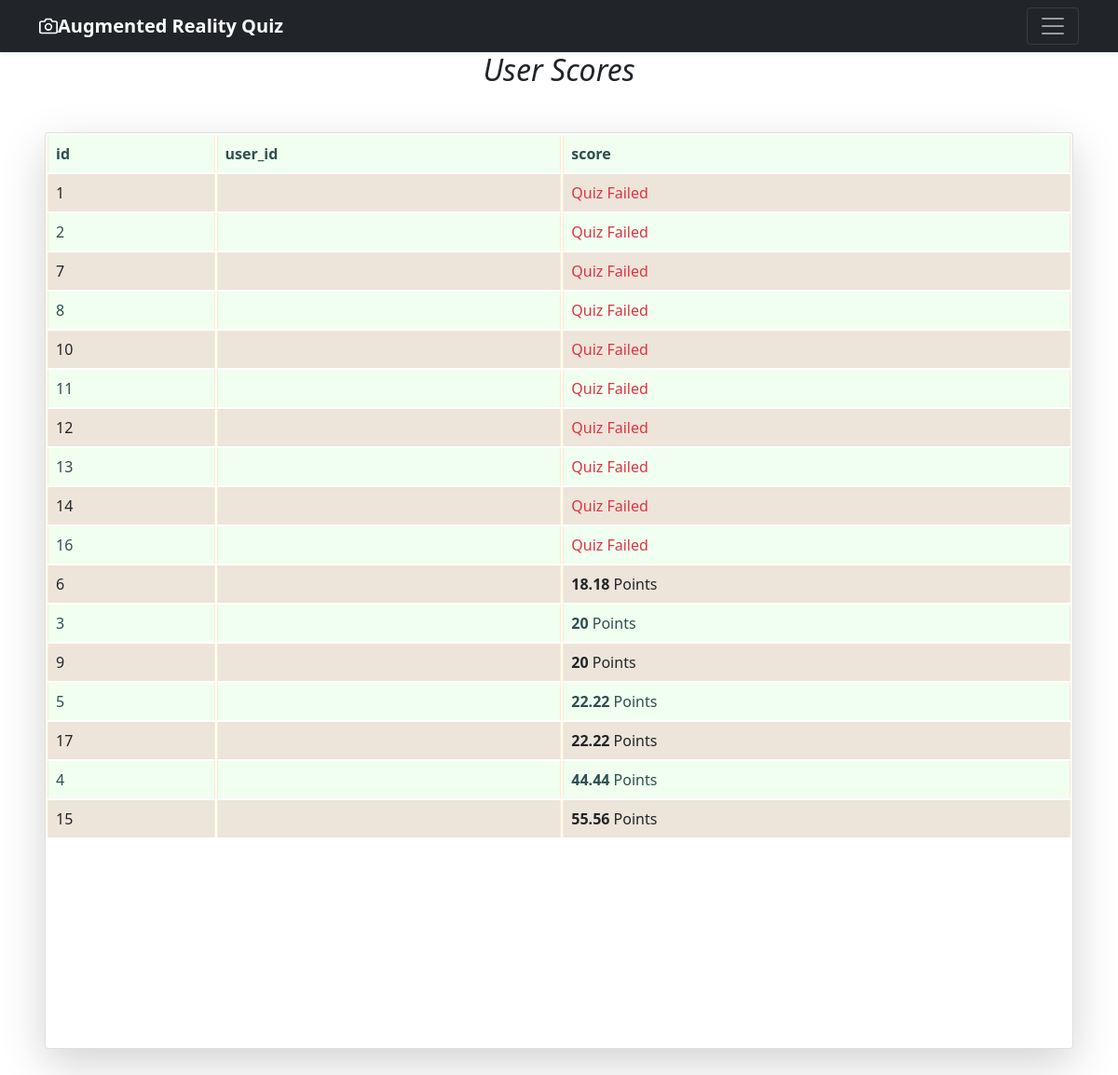
The page /score on the database as committed earlier.
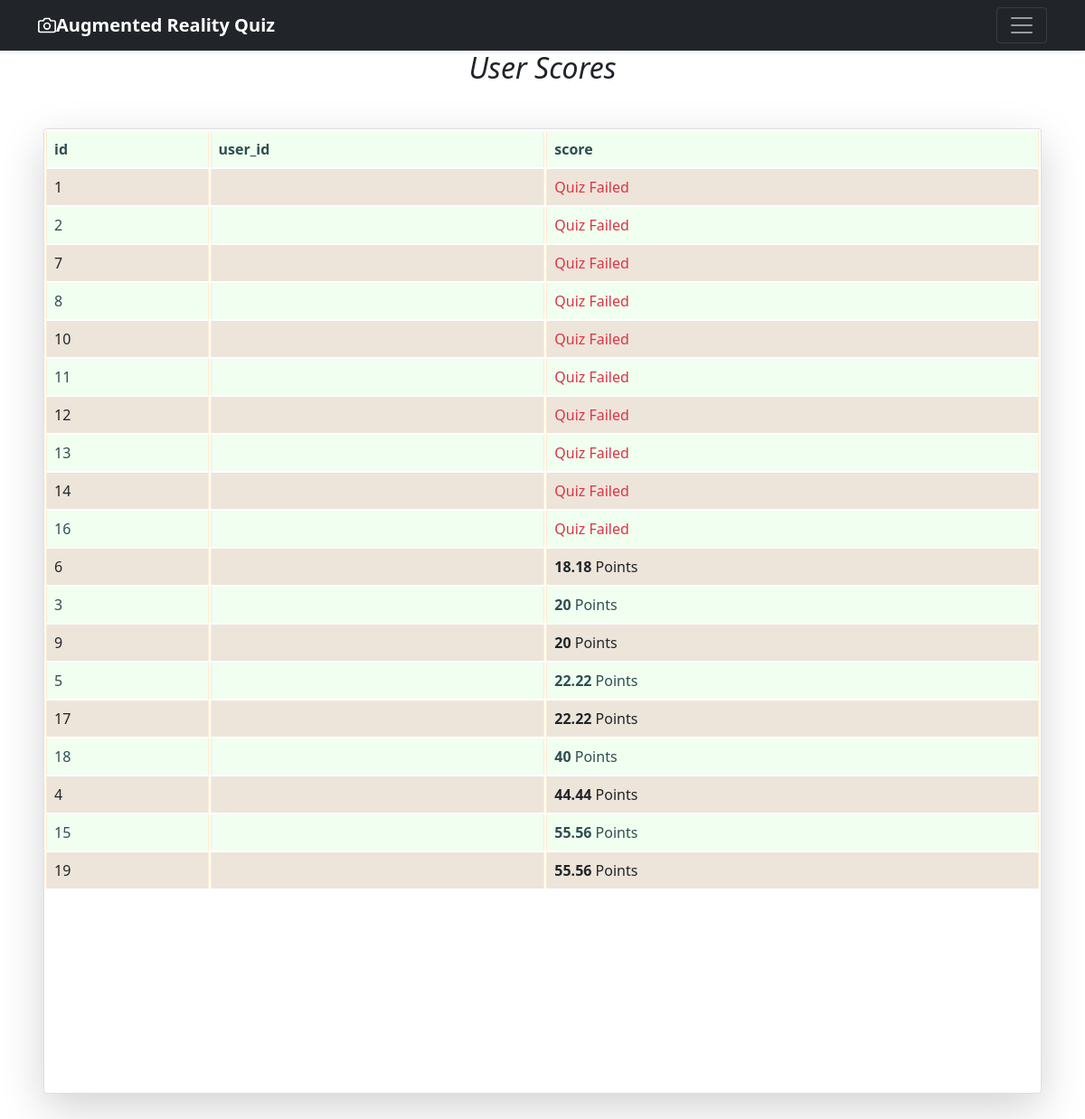
The same page on the database as committed later.
### database.py (models this page shows, shortened)
class Score(Base):
    __tablename__= "Scores"
    id = Column(Integer,primary_key=True)
    user_id = Column(Integer, ForeignKey('users.id'))
    score = Column(Integer,default=0)
    created_on=Column(DateTime, default=datetime.now)

### app.py (the view)
@app.route('/score')
def score():
    db=opendb()
    scores=db.query(Score).filter(Score.user_id==session.get('user_id',1)).order_by(Score.score)
    db.close()
    return render_template('score.html',scores=scores)

### app.py (called while the page is built)
def opendb():
    engine = create_engine("sqlite:///db.sqlite",echo=True)
    Session = sessionmaker(bind=engine)
    return Session()

### templates/score.html (shortened to what this page needs)
{% extends 'base.html' %}
{% block body %}
<i class="fa fa-align-center" aria-hidden="true"><center><h2>User Scores</h2></center></i>
<div class="card shadow-lg m-5">
    <table class="table table-striped table-bordered table-inverse table-responsive">
        <thead class="thead-inverse|thead-default">
            <tr>
                <th><b>id</b></th>
                <th><b>user_id</b></th>
                <th><b>score</b></th>
            </tr>
        </thead>
        <tbody>
            {% for item in scores %}
            <tr>
                <td >{{item.id}}</td>
                <td >{{session.email}}</td>
                <td >
                    {% if item.score==0 %}
                            <span class="text-danger">Quiz Failed</span>
                    {% else %}
                           <b>{{item.score}}</b> Points
                    {% endif %}
                </td>
            </tr>
            {% endfor %}
        </tbody>
    </table>
</div>
{% endblock body %}

### templates/base.html (shortened to what this page needs)
<!DOCTYPE html>
<html lang="en">
<head>
  <link rel="stylesheet" href="https://stackpath.bootstrapcdn.com/bootstrap/5.0.0-alpha1/css/bootstrap.min.css">
</head>
<body>
    <header>
        <div class="navbar navbar-dark bg-dark shadow-sm">
          <div class="container">
            <a href="#" class="navbar-brand d-flex align-items-center">
              <strong>Augmented Reality Quiz</strong>
            </a>
            <button class="navbar-toggler" type="button" data-toggle="collapse" data-target="#navbarHeader"
              aria-controls="navbarHeader" aria-expanded="false" aria-label="Toggle navigation">
              <span class="navbar-toggler-icon"></span>
            </button>
          </div>
        </div>
      </header>
        {% block body %}{% endblock body %}
</body>
</html>

### templates/score.html (style rules this page uses)
.table { --bs-table-bg: linen; --bs-table-accent-bg: honeydew; --bs-table-striped-color: #212528; --bs-table-striped-bg: rgba(0, 0, 0, 0.05); --bs-table-active-color: #212527; --bs-table-active-bg: rgba(0, 0, 0, 0.1); --bs-table-hover-color: #212529; --bs-table-hover-bg: rgba(0, 0, 0, 0.075); width: 100%; margin-bottom: 14rem; color: darkslategrey; vertical-align: baseline; border-color: blanchedalmond; }
table { caption-side: bottom; border-collapse: separate; }

Rows that differ between the two databases and show on the page:
added Score: id "18", score "40"
added Score: id "19", score "55.56"
